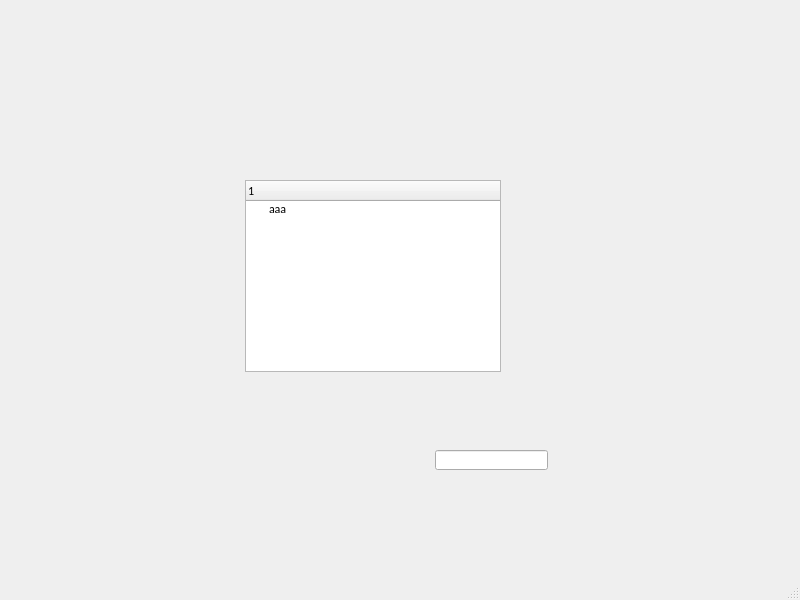
<?xml version="1.0" encoding="UTF-8"?>
<ui version="4.0">
 <class>MainWindow</class>
 <widget class="QMainWindow" name="MainWindow">
  <property name="geometry">
   <rect>
    <x>0</x>
    <y>0</y>
    <width>800</width>
    <height>600</height>
   </rect>
  </property>
  <property name="windowTitle">
   <string>MainWindow</string>
  </property>
  <widget class="QWidget" name="centralwidget">
   <widget class="QTreeWidget" name="treeWidget">
    <property name="geometry">
     <rect>
      <x>245</x>
      <y>180</y>
      <width>256</width>
      <height>192</height>
     </rect>
    </property>
    <property name="font">
     <font>
      <family>Calibri</family>
      <pointsize>9</pointsize>
     </font>
    </property>
    <column>
     <property name="text">
      <string>1</string>
     </property>
    </column>
    <item>
     <property name="text">
      <string>aaa</string>
     </property>
     <property name="background">
      <brush brushstyle="NoBrush">
       <color alpha="255">
        <red>255</red>
        <green>0</green>
        <blue>0</blue>
       </color>
      </brush>
     </property>
    </item>
   </widget>
   <widget class="QLineEdit" name="lineEdit">
    <property name="geometry">
     <rect>
      <x>435</x>
      <y>450</y>
      <width>113</width>
      <height>20</height>
     </rect>
    </property>
   </widget>
  </widget>
  <widget class="QMenuBar" name="menubar">
   <property name="geometry">
    <rect>
     <x>0</x>
     <y>0</y>
     <width>800</width>
     <height>21</height>
    </rect>
   </property>
  </widget>
  <widget class="QStatusBar" name="statusbar"/>
 </widget>
 <resources/>
 <connections/>
</ui>
